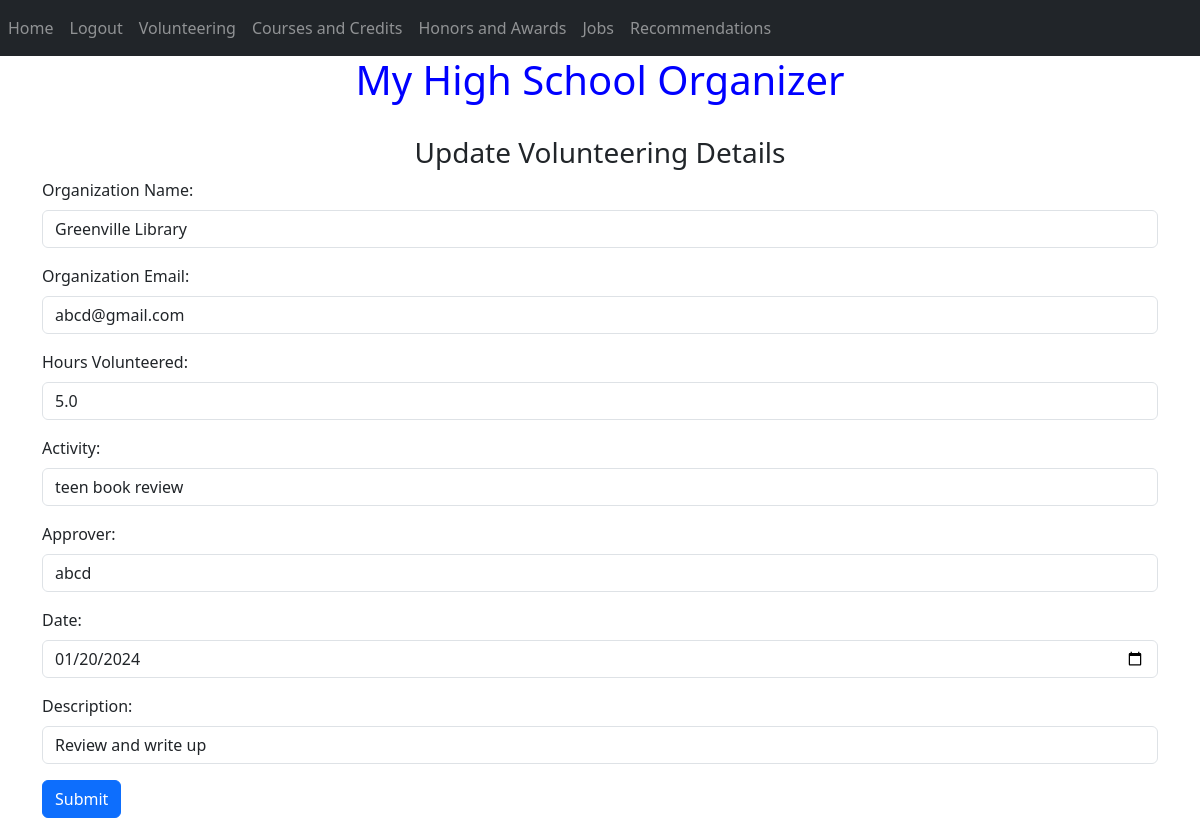
The app's page /update-volunteering?volunteeringid=3 (signed in) with its own data.
### website/models.py (models this page shows)
class Volunteering(db.Model):
    volunteer_seq = db.Column(db.Integer, primary_key=True)
    org_name = db.Column(db.String(200))
    org_email=db.Column(db.String(150))
    activity =  db.Column(db.String(200))
    approver = db.Column(db.String(200))
    date = db.Column(db.Date)
    description = db.Column(db.String(500))
    hours = db.Column(db.Numeric)
    user_id = db.Column(db.Integer, db.ForeignKey('user.id'))
    docref= db.Column(db.String(500))

### website/views.py (the view, shortened to what this page needs)
@views.route('/update-volunteering', methods=['GET','POST'])
@login_required
def update_volunteering():
        volunteeringid = request.args.get('volunteeringid')
        volunteering = Volunteering.query.get(volunteeringid)
        print('initial')
        print(volunteering.org_name)
        return render_template("update_volunteering.html", user=current_user, volunteering=volunteering)

### website/__init__.py (called while the page is built)
def create_app():
    app = Flask(__name__)
    app.config['SQLALCHEMY_TRACK_MODIFICATIONS'] = 'False'
    app.config['SECRET_KEY'] = 'd'
    app.config['SQLALCHEMY_DATABASE_URI'] = f'sqlite:///{DB_NAME}'
    db.init_app(app)
    print('success 1')
    from .views import views
    from .auth import auth
    print('success 2')
    app.register_blueprint(views, url_prefix='/')
    app.register_blueprint(auth, url_prefix='/')
    from .models import User
    create_database(app)
    login_manager = LoginManager()
    login_manager.login_view = 'auth.login'
    login_manager.init_app(app)
    @login_manager.user_loader
    def load_user(id):
        return User.query.get(int(id))
    return app

### website/templates/update_volunteering.html
{% extends "base.html" %} {% block title %}Update Volunteering{% endblock %} {% block content %}
<br />
    <form method="POST">
        <h3 align="center">
            Update Volunteering Details
        </h3>
        <div class="form-group">
            <label for="orgName">Organization Name:</label>
            <input
                type="text"
                class="form-control"
                name="orgName"
                value="{{volunteering.org_name}}"
            />
        </div>
        <div class="form-group">
            <label for="orgEmail">Organization Email:</label>
            <input
                type="email"
                class="form-control"
                name="orgEmail"
                value="{{volunteering.org_email}}"
            />
        </div>
        <div class="form-group">
            <label for="hours">Hours Volunteered:</label>
            <input
                type="number"
                class="form-control"
                id="hours"
                name="hours"
                placeholder="Enter Hours"
                value="{{"%.1f"|format(volunteering.hours)}}"
            />
        </div>
        <div class="form-group">
            <label for="activity">Activity:</label>
            <input
                type="text"
                class="form-control"
                id="activity"
                name="activity"
                placeholder="Enter Activity"
                value="{{volunteering.activity}}"
            />
        </div>
        <div class="form-group">
            <label for="approver">Approver:</label>
            <input
                type="text"
                class="form-control"
                id="approver"
                name="approver"
                placeholder="Enter Approver"
                value="{{volunteering.approver}}"
            />
        </div>
        <div class="form-group">
            <label for="date">Date:</label>
            <input
                type="date"
                class="form-control"
                id="date"
                name="date"
                placeholder="Enter date"
                value="{{volunteering.date}}"
            />
        </div>
        <div class="form-group">
            <label for="description">Description:</label>
            <input
                type="text"
                class="form-control"
                id="description"
                name="description"
                placeholder="Enter description"
                value="{{volunteering.description}}"
            />
        </div>
        <button type="submit" class="btn btn-primary">Submit</button>
    </form>
    {% endblock %}

### website/templates/base.html (style rules this page uses)
body { background-image: url('https://th.bing.com/th/id/R.b179474d4fa04e9df880ef0445697ee5?rik=v7kEGZ6PWclRJQ&riu=http%3a%2f%2fgetwallpapers.com%2fwallpaper%2ffull%2f5%2fc%2f3%2f1072806-large-cream-colored-wallpaper-2560x1440.jpg&ehk=rWQhLJNfK0N7alVZ9aBW%2bv9c%2bPASYbn8wuBAyj0UOIw%3d&risl=&pid=ImgRaw&r=0'); background-repeat: no-repeat; background-attachment: fixed; background-size: 100% 100%; }

### records on screen
Volunteering: orgName "Greenville Library", orgEmail "abcd@gmail.com", hours "5.0", activity "teen book review", approver "abcd", date "01/20/2024", description "Review and write up"
